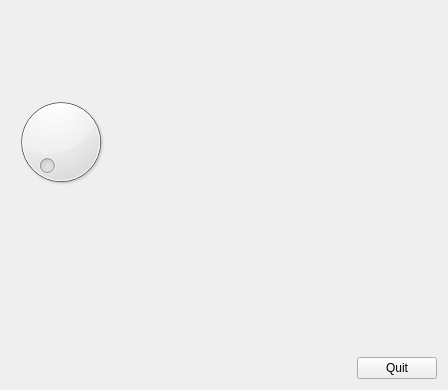
<?xml version="1.0" encoding="UTF-8"?>
<ui version="4.0">
 <class>MyForm</class>
 <widget class="QWidget" name="MyForm">
  <property name="geometry">
   <rect>
    <x>0</x>
    <y>0</y>
    <width>448</width>
    <height>390</height>
   </rect>
  </property>
  <property name="windowTitle">
   <string>Form</string>
  </property>
  <layout class="QVBoxLayout" name="verticalLayout_5">
   <item>
    <layout class="QVBoxLayout" name="verticalLayout_4">
     <item>
      <spacer name="verticalSpacer_3">
       <property name="orientation">
        <enum>Qt::Vertical</enum>
       </property>
       <property name="sizeHint" stdset="0">
        <size>
         <width>20</width>
         <height>40</height>
        </size>
       </property>
      </spacer>
     </item>
     <item>
      <layout class="QHBoxLayout" name="horizontalLayout_3">
       <item>
        <layout class="QVBoxLayout" name="verticalLayout_3">
         <item>
          <layout class="QHBoxLayout" name="horizontalLayout_2">
           <item>
            <widget class="QDial" name="dial">
             <property name="sizePolicy">
              <sizepolicy hsizetype="Fixed" vsizetype="Fixed">
               <horstretch>0</horstretch>
               <verstretch>0</verstretch>
              </sizepolicy>
             </property>
             <property name="minimumSize">
              <size>
               <width>100</width>
               <height>100</height>
              </size>
             </property>
             <property name="minimum">
              <number>1</number>
             </property>
             <property name="maximum">
              <number>50</number>
             </property>
            </widget>
           </item>
           <item>
            <layout class="QVBoxLayout" name="verticalLayout_2">
             <item>
              <widget class="QLabel" name="label">
               <property name="text">
                <string/>
               </property>
              </widget>
             </item>
             <item>
              <spacer name="verticalSpacer_2">
               <property name="orientation">
                <enum>Qt::Vertical</enum>
               </property>
               <property name="sizeHint" stdset="0">
                <size>
                 <width>20</width>
                 <height>40</height>
                </size>
               </property>
              </spacer>
             </item>
            </layout>
           </item>
          </layout>
         </item>
        </layout>
       </item>
       <item>
        <spacer name="horizontalSpacer_2">
         <property name="orientation">
          <enum>Qt::Horizontal</enum>
         </property>
         <property name="sizeHint" stdset="0">
          <size>
           <width>40</width>
           <height>20</height>
          </size>
         </property>
        </spacer>
       </item>
      </layout>
     </item>
    </layout>
   </item>
   <item>
    <layout class="QHBoxLayout" name="horizontalLayout">
     <item>
      <spacer name="horizontalSpacer">
       <property name="orientation">
        <enum>Qt::Horizontal</enum>
       </property>
       <property name="sizeHint" stdset="0">
        <size>
         <width>40</width>
         <height>20</height>
        </size>
       </property>
      </spacer>
     </item>
     <item>
      <layout class="QVBoxLayout" name="verticalLayout">
       <item>
        <spacer name="verticalSpacer">
         <property name="orientation">
          <enum>Qt::Vertical</enum>
         </property>
         <property name="sizeHint" stdset="0">
          <size>
           <width>20</width>
           <height>40</height>
          </size>
         </property>
        </spacer>
       </item>
       <item>
        <widget class="QPushButton" name="pushButton">
         <property name="text">
          <string>Quit</string>
         </property>
        </widget>
       </item>
      </layout>
     </item>
    </layout>
   </item>
  </layout>
  <zorder>pushButton</zorder>
  <zorder>horizontalSpacer</zorder>
  <zorder>verticalSpacer</zorder>
  <zorder>dial</zorder>
  <zorder>label</zorder>
  <zorder>label</zorder>
  <zorder>verticalSpacer_2</zorder>
  <zorder>verticalSpacer_2</zorder>
  <zorder>verticalSpacer_3</zorder>
  <zorder>verticalSpacer_4</zorder>
  <zorder>horizontalSpacer_2</zorder>
  <zorder>verticalSpacer_3</zorder>
 </widget>
 <resources/>
 <connections>
  <connection>
   <sender>dial</sender>
   <signal>valueChanged(int)</signal>
   <receiver>label</receiver>
   <slot>setNum(int)</slot>
   <hints>
    <hint type="sourcelabel">
     <x>145</x>
     <y>175</y>
    </hint>
    <hint type="destinationlabel">
     <x>232</x>
     <y>117</y>
    </hint>
   </hints>
  </connection>
  <connection>
   <sender>pushButton</sender>
   <signal>clicked()</signal>
   <receiver>MyForm</receiver>
   <slot>close()</slot>
   <hints>
    <hint type="sourcelabel">
     <x>410</x>
     <y>366</y>
    </hint>
    <hint type="destinationlabel">
     <x>398</x>
     <y>276</y>
    </hint>
   </hints>
  </connection>
  <connection>
   <sender>dial</sender>
   <signal>dialPressed()</signal>
   <receiver>label</receiver>
   <slot>show()</slot>
   <hints>
    <hint type="sourcelabel">
     <x>161</x>
     <y>125</y>
    </hint>
    <hint type="destinationlabel">
     <x>230</x>
     <y>118</y>
    </hint>
   </hints>
  </connection>
  <connection>
   <sender>dial</sender>
   <signal>dialReleased()</signal>
   <receiver>label</receiver>
   <slot>hide()</slot>
   <hints>
    <hint type="sourcelabel">
     <x>162</x>
     <y>204</y>
    </hint>
    <hint type="destinationlabel">
     <x>232</x>
     <y>121</y>
    </hint>
   </hints>
  </connection>
 </connections>
</ui>
